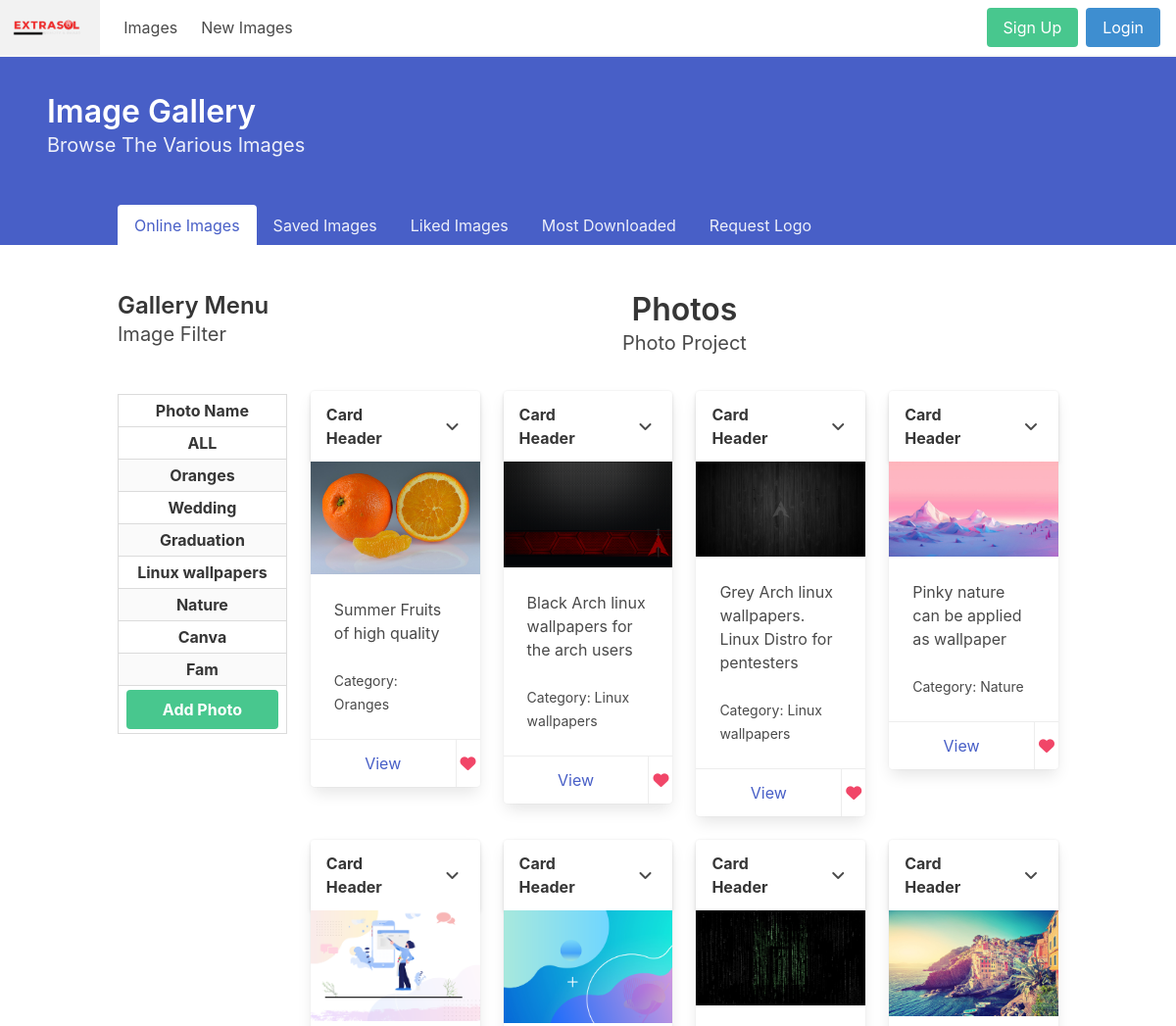
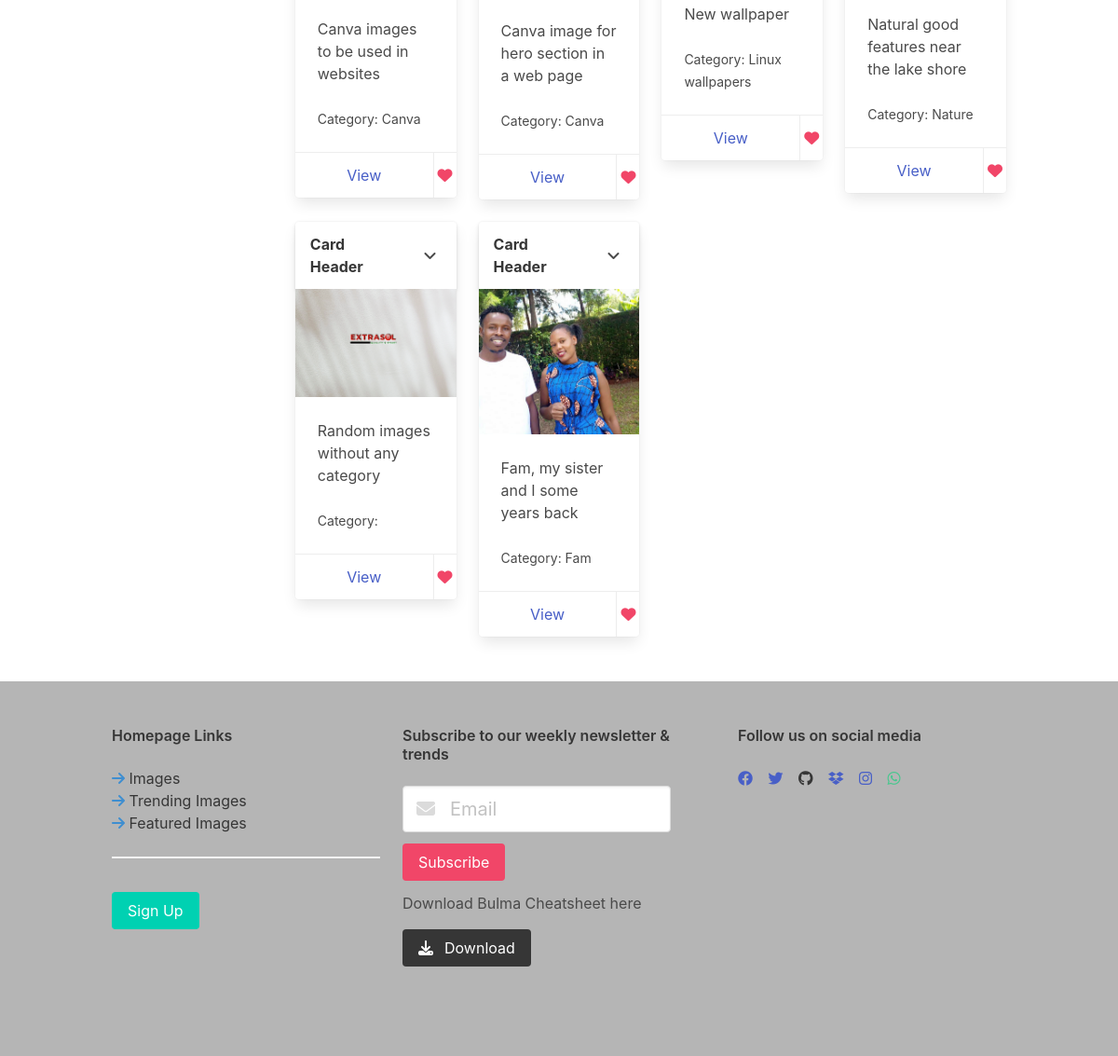
The page / on the database its author committed (2 pictures, top to bottom).
### photos/models.py (models this page shows, shortened)
class Category(models.Model):
    name = models.CharField(max_length=200, null=False, blank=False)

class Photo(models.Model):
    category = models.ForeignKey(Category, on_delete=models.SET_NULL, null=True, blank=True)
    image = models.ImageField(null=False, blank=False)
    description = models.TextField()

### photos/views.py (the view, shortened to what this page needs)
# urls.py: path('', views.gallery, name='gallery'),
def gallery(request):
    category = request.GET.get('category')
    if category == None:
        photos = Photo.objects.all()
    else:
        photos = Photo.objects.filter(category__name=category)
    categories = Category.objects.all()
    context = {
        'categories': categories,
        'photos': photos
    }
    return render(request, 'photos/gallery.html', context)

### photos/templates/photos/gallery.html (shortened to what this page needs)
{% extends 'photos/base.html' %}
{% block content %}
<div class="container">
    <div class="columns is-variable is-1-mobile">
        <div class="column is-one-fifth">
            <h2 class="title is-size-4">Gallery Menu</h2>
            <p class="subtitle">Image Filter</p>
            <table class="table is-bordered is-striped is-narrow is-hoverable is-fullwidth mt-6">
                <thead>
                    <tr>
                        <th style="text-align:center;">Photo Name</th>
                    </tr>
                <tbody>
                    <tr>
                        <th style="text-align:center;"><strong><a class="has-text-dark" href="{% url 'gallery' %}">ALL</a></strong></th>
                    </tr>
                    {% for category in categories %}
                    <tr>
                        <th style="text-align:center;"><strong><a class="has-text-dark" href="{% url 'gallery' %}?category={{category.name}}">{{category.name}}</a></strong></th>
                    </tr>
                    {% endfor %}
                    <tr>
                        <th><strong><a id="signup" class="button is-success is-fullwidth">Add Photo</a></strong></th>
                    </tr>
                </tbody>
                </thead>
            </table>
        </div>
        <div class="column is-four-fifth">
            <h2 class="title has-text-centered is-size-3">Photos</h2>
            <p class="subtitle has-text-centered">Photo Project</p>
            <div class="columns mt-5 is-3 is-multiline is-variable">
                {% for photo in photos %}
                <div class="column is-3-desktop is-4-tablet">
                    <div class="card">
                        <header class="card-header">
                            <p class="card-header-title">Card Header</p>
                            <button class="card-header-icon" aria-label="more options">
                                <span class="icon">
                                    <i class="fa fa-angle-down" aria-hidden="true"></i>
                                </span>
                            </button>
                        </header>
                        <div class="card-image">
                            <figure class="image">
                                <img src="{{photo.image.url}}" alt="Product 1">
                            </figure>
                        </div>
                        <div class="card-content">
                            <div class="content">
                                {{photo.description}}
                            </div>
                            <small>Category: {{photo.category.name}}</small>
                        </div>
                        <div class="card-footer">
                            <a href="{% url 'viewphoto' photo.id %}" class="card-footer-item">View</a>
                            <span class="icons is-right">
                                <span class="icon">
                                    <a class=" card-footer-item has-text-danger mt-5 px-5 py-5" href="#"><i class="fa-solid fa-heart"></i></a>
                                </span>
                            </span>
                        </div>
                    </div>
                </div>
                {%empty%}
                <p class="subtitle is-size-5 has-text-danger">No Photos added yet...</p>
                {% endfor %}
            </div>
        </div>
    </div>
</div>
{% endblock content %}

### photos/templates/photos/base.html (shortened to what this page needs)
{% load static %}
<!DOCTYPE html>
<html lang="en">
<head>
    <link rel="stylesheet" href="../../static/bulma/css/bulma.min.css">
    <link rel="stylesheet" href="../../static/fontawesome/css/all.css">
</head>
<body>
    <nav class="navbar is-fixed-top is-white has-shadow">
        <div class="navbar-brand">
            <a href="{% url 'gallery' %}" class="navbar-item">
                <img src="../../static/images/logo/xtrasol.png" alt="Gallery">
            </a>
        </div>
        <div class="navbar-menu" id="nav-menu">
            <div class="navbar-start">
                <div class="navbar-item">
                    <a href="#" class="navbar-item">Images</a>
                    <a href="#" class="navbar-item">New Images</a>
                </div>
            </div>
            <div class="navbar-end">
                <div class="buttons mr-4">
                    <a href="#" class="button is-success ">Sign Up</a>
                    <a href="#" class="button is-info">Login</a>
                </div>
            </div>
        </div>
    </nav>
    <section class="hero is-link mt-6">
        <div class="hero-body">
            <p class="title">Image Gallery</p>
            <p class="subtitle">
                Browse The Various Images
            </p>
        </div>
        <div class="hero-foot">
            <nav class="tabs is-boxed">
                <div class="container">
                    <ul>
                        <li class="is-active"><a href="#">Online Images</a></li>
                        <li><a href="#">Saved Images</a></li>
                        <li><a href="#">Liked Images</a></li>
                        <li><a href="#">Most Downloaded</a></li>
                        <li><a href="#">Request Logo</a></li>
                    </ul>
                </div>
            </nav>
        </div>
    </section>
    <section class="section">
        {% block content %}
        {% endblock content %}
    </section>
    <footer class="footer is-primary is-fullwidth has-background-grey-light">
        <div class="container">
            <div class="columns">
                <div class="column">
                    <p class="subtitle is-size-6 has-text-white"><strong>Homepage Links</strong></p>
                    <ul>
                        <li><a class="has-text-dark mb-6" href="#">
                            <span class="icons is-left has-text-info">
                                <i class="fa fa-arrow-right"></i>
                            </span>
                            <span>Images</span>
                            </a></li>
                            <li><a class="has-text-dark mb-6" href="#">
                                <span class="icons is-left has-text-info">
                                    <i class="fa fa-arrow-right"></i>
                                </span>
                                <span>Trending Images</span>
                                </a></li>
                                <li><a class="has-text-dark mb-6" href="#">
                                    <span class="icons is-left has-text-info">
                                        <i class="fa fa-arrow-right"></i>
                                    </span>
                                    <span>Featured Images</span>
                                    </a></li>
                        <hr class="separator is-dark">
                        <li><a class="button is-primary mt-3" href="#">Sign Up</a></li>
                    </ul>
                </div>
                <div class="column">
                    <p class="subtitle is-size-6"><strong>Subscribe to our weekly newsletter & trends</strong> </p>
                    <div class="control has-icons-left">
                        <input type="email" class="input is-medium" placeholder="Email"><br>
                        <p class="button is-danger mt-3 mb-3">Subscribe</p>
                        <span class="icon is-left">
                        </span>
                        <br>
                        <p>Download Bulma Cheatsheet here</p>
                        <a href="#" class="button is-dark mt-4">
                            <span class="has-icons-left mr-3">
                                <i class="fa fa-download"></i>
                            </span>
                            <p>Download</p>
                        </a>
                    </div>
                </div>
                <div class="column ml-6">
                    <p class="subtitle is-size-6"><strong>Follow us on social media</strong></p>
                    <span class="icons">
                        <a href="#"><i class="fab fa-facebook is-rounded"></i></a>
                        <a class = "ml-3" href="#"><i class="fab fa-twitter"></i></a>
                        <a class = "has-text-dark ml-3" href="#"><i class="fab fa-github"></i></a>
                        <a class = "ml-3" href="#"><i class="fab fa-dropbox"></i></a>
                        <a class = "ml-3" href="#"><i class="fab fa-instagram"></i></a>
                        <a class = "has-text-success ml-3" href="#"><i class="fab fa-whatsapp"></i></a>
                    </span>
                </div>
            </div>
        </div>
    </footer>
</body>
</html>

### rows shown on the page
Category: name "Oranges"
Category: name "Wedding"
Category: name "Graduation"
Category: name "Linux wallpapers"
Category: name "Nature"
Category: name "Canva"
Category: name "Fam"
Photo: image (picture), description "Summer Fruits of high quality", category.name "Oranges"
Photo: image (picture), description "Black Arch linux wallpapers for the arch users", category.name "Linux wallpapers"
Photo: image (picture), description "Grey Arch linux wallpapers. Linux Distro for pentesters", category.name "Linux wallpapers"
Photo: image (picture), description "Pinky nature can be applied as wallpaper", category.name "Nature"
Photo: image (picture), description "Canva images to be used in websites", category.name "Canva"
Photo: image (picture), description "Canva image for hero section in a web page", category.name "Canva"
Photo: image (picture), description "New wallpaper", category.name "Linux wallpapers"
Photo: image (picture), description "Natural good features near the lake shore", category.name "Nature"
Photo: image (picture), description "Random images without any category"
Photo: image (picture), description "Fam, my sister and I some years back", category.name "Fam"
